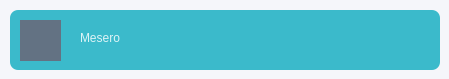
<?xml version="1.0" encoding="UTF-8"?>
<ui version="4.0">
 <class>Roles</class>
 <widget class="QWidget" name="Roles">
  <property name="geometry">
   <rect>
    <x>0</x>
    <y>0</y>
    <width>449</width>
    <height>79</height>
   </rect>
  </property>
  <property name="windowTitle">
   <string>Form</string>
  </property>
  <property name="styleSheet">
   <string notr="true">background: #F5F6FA;
border: none;</string>
  </property>
  <widget class="QLabel" name="foto">
   <property name="geometry">
    <rect>
     <x>20</x>
     <y>20</y>
     <width>41</width>
     <height>41</height>
    </rect>
   </property>
   <property name="styleSheet">
    <string notr="true">background: #637283;
border: none;</string>
   </property>
   <property name="text">
    <string/>
   </property>
   <property name="pixmap">
    <pixmap resource="Resources.qrc">:/Img/face.png</pixmap>
   </property>
   <property name="alignment">
    <set>Qt::AlignCenter</set>
   </property>
  </widget>
  <widget class="QLabel" name="nombre">
   <property name="geometry">
    <rect>
     <x>80</x>
     <y>30</y>
     <width>289</width>
     <height>16</height>
    </rect>
   </property>
   <property name="styleSheet">
    <string notr="true">color: #637283;
background: none;</string>
   </property>
   <property name="text">
    <string>Mesero</string>
   </property>
  </widget>
  <widget class="QLabel" name="label">
   <property name="geometry">
    <rect>
     <x>10</x>
     <y>10</y>
     <width>430</width>
     <height>60</height>
    </rect>
   </property>
   <property name="styleSheet">
    <string notr="true">border: 0px;
border-radius: 8px;
background: #FFF;</string>
   </property>
   <property name="text">
    <string/>
   </property>
  </widget>
  <widget class="QLabel" name="label_selected">
   <property name="geometry">
    <rect>
     <x>10</x>
     <y>10</y>
     <width>430</width>
     <height>60</height>
    </rect>
   </property>
   <property name="styleSheet">
    <string notr="true">border: 0px;
border-radius: 8px;
background:#3BBACB;</string>
   </property>
   <property name="text">
    <string/>
   </property>
  </widget>
  <widget class="QLabel" name="nombre_selected">
   <property name="geometry">
    <rect>
     <x>80</x>
     <y>30</y>
     <width>289</width>
     <height>16</height>
    </rect>
   </property>
   <property name="styleSheet">
    <string notr="true">color: rgba(255, 255, 255, 0.83);
background: none;</string>
   </property>
   <property name="text">
    <string>Mesero</string>
   </property>
  </widget>
  <zorder>label</zorder>
  <zorder>nombre</zorder>
  <zorder>label_selected</zorder>
  <zorder>nombre_selected</zorder>
  <zorder>foto</zorder>
 </widget>
 <resources>
  <include location="Resources.qrc"/>
 </resources>
 <connections/>
</ui>
